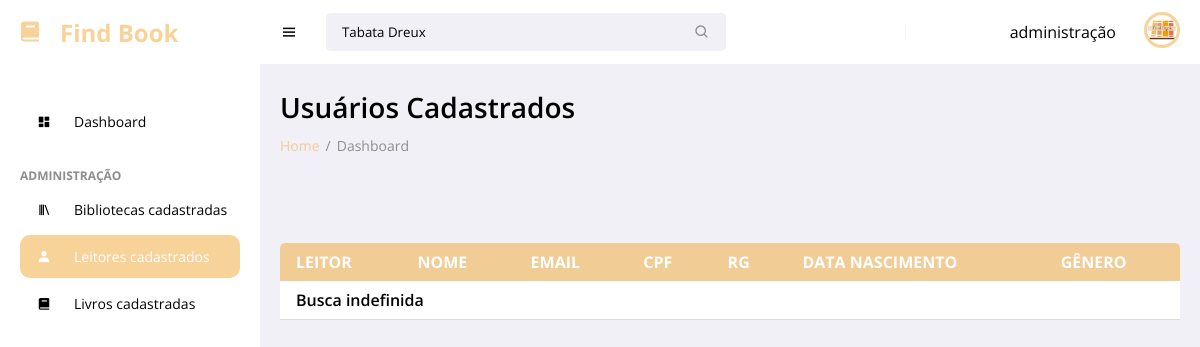
/login/area-restrita/view/admin/usuariosCadastrados.php?pesquisa=Tabata Dreux (signed in), run on an earlier commit of the app's database.
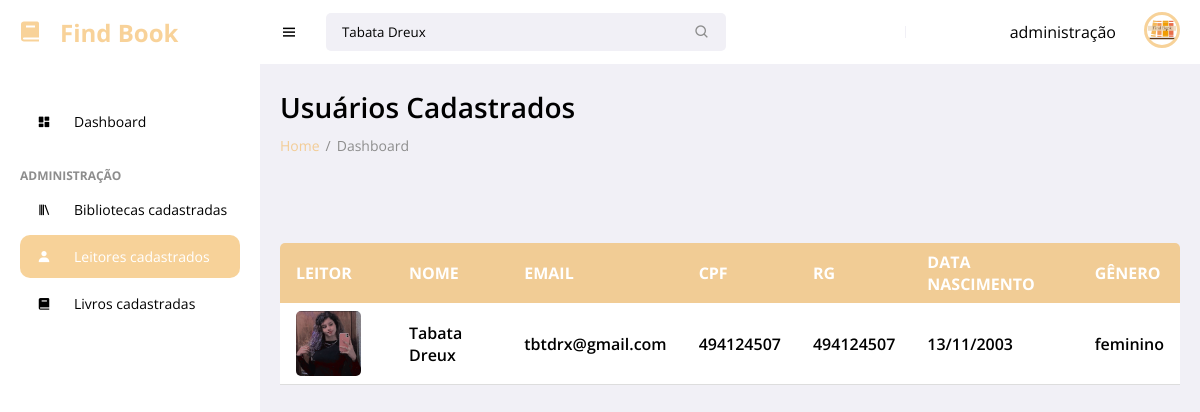
And on a later commit of the database.
### tables this page shows
CREATE TABLE `tbleitor` (
  `idLeitor` int(11) NOT NULL,
  `fotoLeitor` varchar(120) DEFAULT NULL,
  `nomeLeitor` varchar(60) NOT NULL,
  `emailLeitor` varchar(120) NOT NULL,
  `cpfLeitor` char(14) NOT NULL,
  `rgLeitor` char(12) NOT NULL,
  `dtNascLeitor` date NOT NULL,
  `generoLeitor` varchar(9) NOT NULL,
  `loginLeitor` varchar(25) NOT NULL,
  `senhaLeitor` varchar(20) NOT NULL
);

### login/area-restrita/view/admin/usuariosCadastrados.php (the view, shortened to what this page needs)
<?php
try {
	$Leitor = new Leitor();
	$listaLeitor = $Leitor->listar();
} catch (Exception $e) {
	echo $e->getMessage();
}
?>
<!DOCTYPE html>
<html lang="en">
<head>
	<link href='https://unpkg.com/boxicons@2.0.9/css/boxicons.min.css' rel='stylesheet'>
	<link rel="stylesheet" href="css/usuariosCadastrados.css">
</head>
<body>
	<section id="sidebar">
		<a href="#" class="brand"><i class='bx bxs-book icon'></i> Find Book</a>
		<ul class="side-menu">
			<li><a href="index.php" ><i class='bx bxs-dashboard icon' ></i> Dashboard</a></li>
			<li class="divider" data-text="Administração">Main</li>
			<li><a href="bibliotecasCadastradas.php" ><i class='bx bx-library icon' ></i> Bibliotecas cadastradas</a></li>
			<li><a href="usuariosCadastrados.php" class="active"><i class='bx bxs-user icon' ></i> Leitores cadastrados</a></li>
			<li><a href="livrosCadastrados.php"><i class='bx bxs-book icon' ></i> Livros cadastradas</a></li>
		</ul>
	</section>
	<section id="content">
		<nav>
			<i class='bx bx-menu toggle-sidebar' ></i>
			<form action="#">
				<div class="form-group">
					<input type="text" name="pesquisa" <?php if(isset($_GET['pesquisa'])){ echo ('value="'.$_GET['pesquisa'].'"'); }?> placeholder="pesquisar...">
					<i class='bx bx-search icon' ></i>
				</div>
			</form>
			<p>administração</p>
			<div class="profile">
			<img src="../../img/logopjt.png" alt="">
			</div>
		</nav>
		<main>
			<h1 class="title">Usuários Cadastrados</h1>
			<ul class="breadcrumbs">
				<li><a href="#">Home</a></li>
				<li class="divider">/</li>
				<li><a href="#" class="active">Dashboard</a></li>
			</ul>
			 <br><br><br>
			<br>
			  <div class="container">
                <div class="table-wrapper">
                    <table>
                        <thead>
                            <tr>
                                <th>Leitor</th>
                                <th>Nome</th>
                                <th>Email</th>
                                <th>CPF</th>
                                <th>RG</th>
                                <th>Data nascimento</th>
								<th>Gênero</th>
                            </tr>
                        </thead>
                        <tbody>
							<?php if(!isset($_GET['pesquisa'])){foreach ($listaLeitor as $linhas) {  ?>
									<tr>
										<td>
											<div class="user">
											<img class="user-image" src="<?php if(!empty($linhas['fotoLeitor'])){ echo "../../../../".$linhas['fotoLeitor']; }else{ echo("https://jamesrmoro.me/wp-content/uploads/2021/02/profile.png");}?>"" alt="">
											<div class="user-info">
										</td>
										<td><?php echo $linhas['nomeLeitor'] ?></td>
										<td><?php echo $linhas['emailLeitor'] ?></td>
										<td><?php echo $linhas['cpfLeitor'] ?></td>
										<td><?php echo $linhas['rgLeitor'] ?> </td>
										<td><?php echo $linhas['dtNascLeitor'] ?></td>
										<td><?php echo $linhas['generoLeitor'] ?></td>
									</tr>
								<?php }}else{
									$conexao = Conexao::conectar();
									$busca = '%'.addslashes($_GET['pesquisa']).'%';
									$stmt = $conexao->prepare("SELECT *, DATE_FORMAT(dtNascLeitor,'%d/%m/%Y') AS nasc FROM tbLeitor
																WHERE
																nomeLeitor like :busca
																or cpfLeitor like :busca
																or rgLeitor like :busca
																or dtNascLeitor like :busca
																order by idLeitor asc");
									$stmt->bindValue(':busca', $busca, PDO::PARAM_STR);
									$stmt->execute();
									if($stmt->rowCount() == 0){ ?>
										<tr>
											<td colspan="9">Busca indefinida</td>
										</tr>
								<?php	}else{
									$lista = $stmt->fetchAll(PDO::FETCH_ASSOC);
									foreach ($lista as $linhas) {  ?>
										<tr>
										<td>
											<div class="user">
											<img class="user-image" src="<?php if(!empty($linhas['fotoLeitor'])){ echo "../../../../".$linhas['fotoLeitor']; }else{ echo("https://jamesrmoro.me/wp-content/uploads/2021/02/profile.png");}?>"" alt="">
										</td>
										<td><?php echo $linhas['nomeLeitor'] ?></td>
										<td><?php echo $linhas['emailLeitor'] ?></td>
										<td><?php echo $linhas['cpfLeitor'] ?></td>
										<td><?php echo $linhas['rgLeitor'] ?> </td>
										<td><?php echo $linhas['nasc'] ?></td>
										<td><?php echo $linhas['generoLeitor'] ?></td>
									</tr>
									<?php }
									}
								} ?>
                        </tbody>
                    </table>
                </div>
            </div>
		</main>
	</section>
</body>
</html>

What changed in the data, as far as the page shows it:
added tbleitor: fotoLeitor (picture), nomeLeitor "Tabata Dreux", emailLeitor "tbtdrx@gmail.com", cpfLeitor "494124507", rgLeitor "494124507", nasc "13/11/2003", generoLeitor "feminino"
Also different on the page:
text no longer shown: "Busca indefinida"
